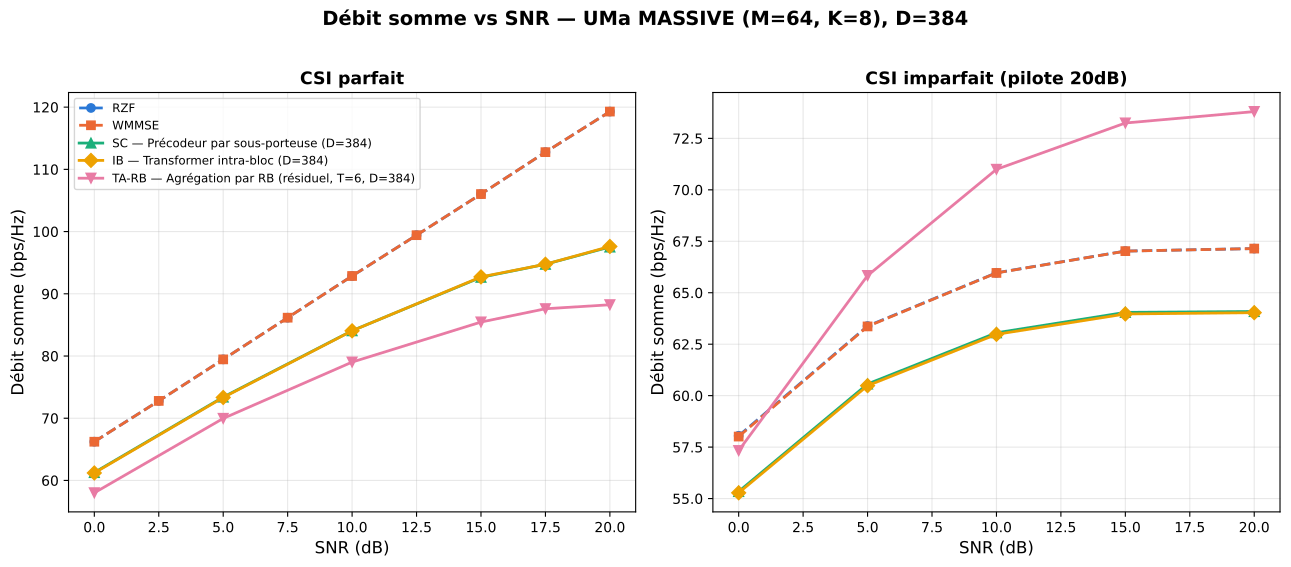

Source code (Python):
"""
figA_sumrate_csi_perfect.py — Figure A, UMa MASSIVE (M=64, K=8),
VARIANTE D=384,L=4 (réplique du chantier UMi du 12/08 sur canal UMa,
cf. RAPPORT_MASSIVE_UMA_GAP_CLOSING). Double panneau (gauche : CSI
parfait, droite : CSI imparfait pilote 20dB). RZF, WMMSE, SC, IB,
TA-RB (T=6), les 3 architectures neuronales à D=384 (au lieu de D=128
dans `uma_massive/`, référence intacte), même budget 170ep.

Usage: python3 figA_sumrate_csi_perfect.py  (depuis son propre dossier, CPU)
"""
import json
import numpy as np
import matplotlib
matplotlib.use('Agg')
import matplotlib.pyplot as plt

DATA_DIR = '../../results/'

COLORS = {'RZF': '#2a78d6', 'WMMSE': '#eb6834', 'SC': '#1baf7a', 'IB': '#eda100', 'TA-RB': '#e87ba4'}
MARKERS = {'RZF': 'o', 'WMMSE': 's', 'SC': '^', 'IB': 'D', 'TA-RB': 'v'}
LABELS = {'RZF': 'RZF', 'WMMSE': 'WMMSE',
          'SC': 'SC — Précodeur par sous-porteuse (D=384)',
          'IB': 'IB — Transformer intra-bloc (D=384)',
          'TA-RB': 'TA-RB — Agrégation par RB (résiduel, T=6, D=384)'}
LINESTYLE = {'RZF': '--', 'WMMSE': '--', 'SC': '-', 'IB': '-', 'TA-RB': '-'}
ARCH_KEY = {'SC': 'single_sc', 'IB': 'intra_rb', 'TA-RB': 'ta_rb_residual'}
CSI_KEY = {'SC': 'SingleSC', 'IB': 'IntraRB', 'TA-RB': 'TA_RB_residual'}

classical = np.load(DATA_DIR + 'classical_comparison_M64K8_true_uma.npy', allow_pickle=True).item()
snr_classical = classical['snr']

neural_evals = {k: json.load(open(DATA_DIR + f'diag_massive_gap_fullbudget_uma_{ARCH_KEY[k]}_cap_d384l4.json'))['evals']
                for k in ('SC', 'IB', 'TA-RB')}
snr_neural = sorted(float(s) for s in next(iter(neural_evals.values())).keys())

csi_imp = json.load(open(DATA_DIR + 'diag_csi_imperfect_massive_uma_capD384L4.json'))['pilot_results']['20.0']
snr_csi = sorted(float(s) for s in csi_imp['RZF'].keys())

fig, (ax1, ax2) = plt.subplots(1, 2, figsize=(13, 5.5))

# === panneau gauche : CSI parfait ===
ax1.plot(snr_classical, classical['rzf_full'], color=COLORS['RZF'], marker=MARKERS['RZF'],
         linestyle=LINESTYLE['RZF'], label=LABELS['RZF'], linewidth=2, markersize=6)
ax1.plot(snr_classical, classical['wmmse'], color=COLORS['WMMSE'], marker=MARKERS['WMMSE'],
         linestyle=LINESTYLE['WMMSE'], label=LABELS['WMMSE'], linewidth=2, markersize=6)
for k in ('SC', 'IB', 'TA-RB'):
    y = [neural_evals[k][f'{s:.1f}'] for s in snr_neural]
    ax1.plot(snr_neural, y, color=COLORS[k], marker=MARKERS[k], linestyle=LINESTYLE[k],
             label=LABELS[k], linewidth=2, markersize=7)
ax1.set_xlabel('SNR (dB)', fontsize=12)
ax1.set_ylabel('Débit somme (bps/Hz)', fontsize=12)
ax1.set_title('CSI parfait', fontsize=12.5, fontweight='bold')
ax1.legend(fontsize=8.5, loc='upper left')
ax1.grid(True, alpha=0.3)

# === panneau droit : CSI imparfait (pilote 20dB) ===
for k in ('RZF', 'WMMSE', 'SC', 'IB', 'TA-RB'):
    jkey = CSI_KEY.get(k, k)
    y = [csi_imp[jkey][f'{s:.1f}']['pilot'] for s in snr_csi]
    ax2.plot(snr_csi, y, color=COLORS[k], marker=MARKERS[k], linestyle=LINESTYLE[k],
             linewidth=2, markersize=6 if k in ('RZF', 'WMMSE') else 7)
ax2.set_xlabel('SNR (dB)', fontsize=12)
ax2.set_ylabel('Débit somme (bps/Hz)', fontsize=12)
ax2.set_title('CSI imparfait (pilote 20dB)', fontsize=12.5, fontweight='bold')
ax2.grid(True, alpha=0.3)

fig.suptitle('Débit somme vs SNR — UMa MASSIVE (M=64, K=8), D=384', fontsize=14, fontweight='bold', y=1.02)
fig.tight_layout()
fig.savefig('figA_sumrate_csi_perfect.png', dpi=200, bbox_inches='tight')
fig.savefig('figA_sumrate_csi_perfect.pdf', bbox_inches='tight')
plt.close(fig)

out = {'perfect': {'RZF': {'snr': list(snr_classical), 'rate': list(classical['rzf_full'])},
                    'WMMSE': {'snr': list(snr_classical), 'rate': list(classical['wmmse'])},
                    **{k: {'snr': snr_neural, 'rate': [neural_evals[k][f'{s:.1f}'] for s in snr_neural]}
                       for k in ('SC', 'IB', 'TA-RB')}},
       'imperfect_pilot20dB': {k: {'snr': snr_csi,
                                    'rate': [csi_imp[CSI_KEY.get(k, k)][f'{s:.1f}']['pilot'] for s in snr_csi]}
                                for k in ('RZF', 'WMMSE', 'SC', 'IB', 'TA-RB')}}
with open('figA_sumrate_csi_perfect.json', 'w') as f:
    json.dump(out, f, indent=2)
print('✅ Figure A (UMa MASSIVE, D=384) -> figA_sumrate_csi_perfect.{png,pdf,json}')
